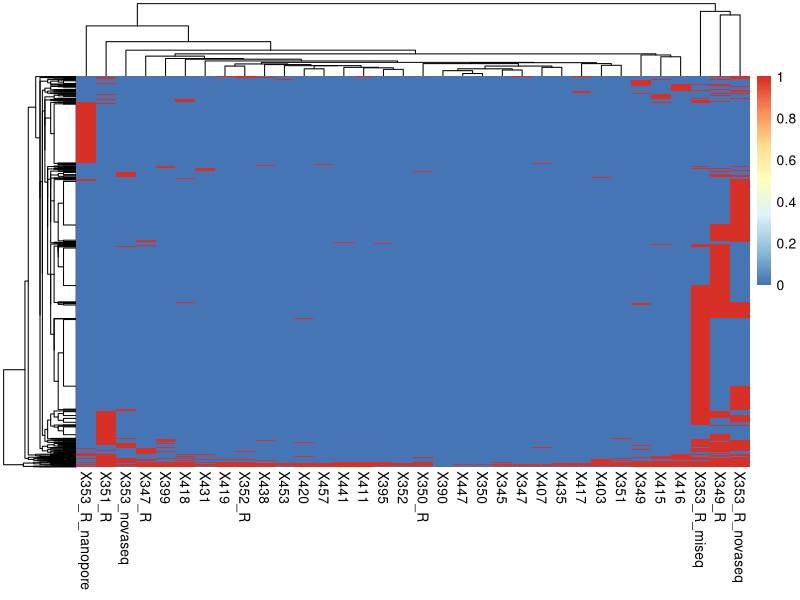
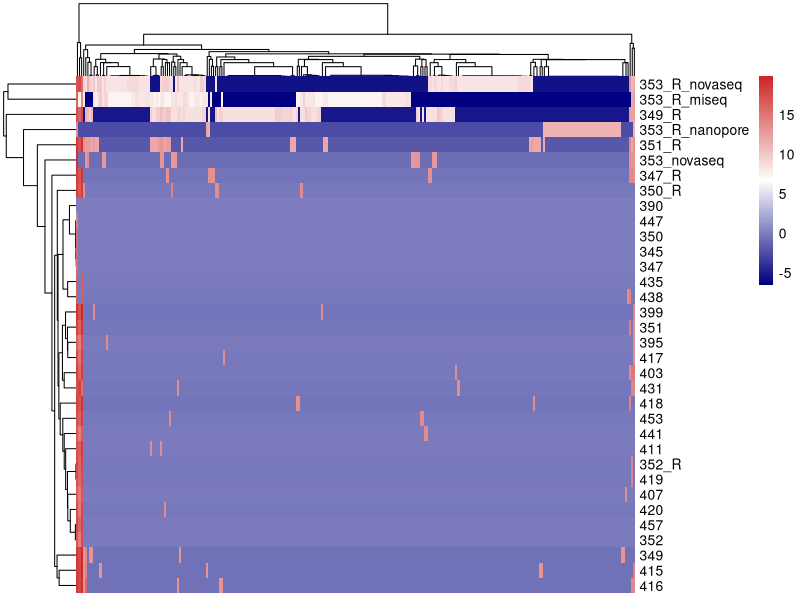
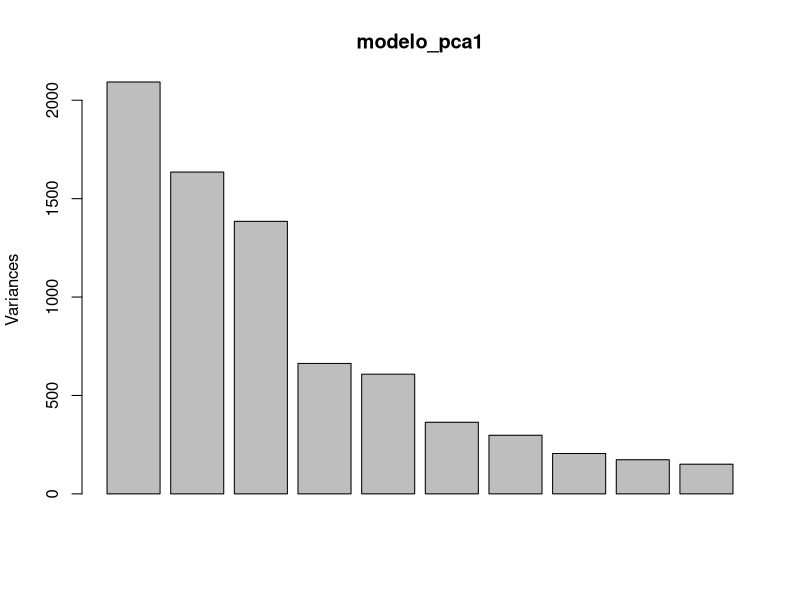
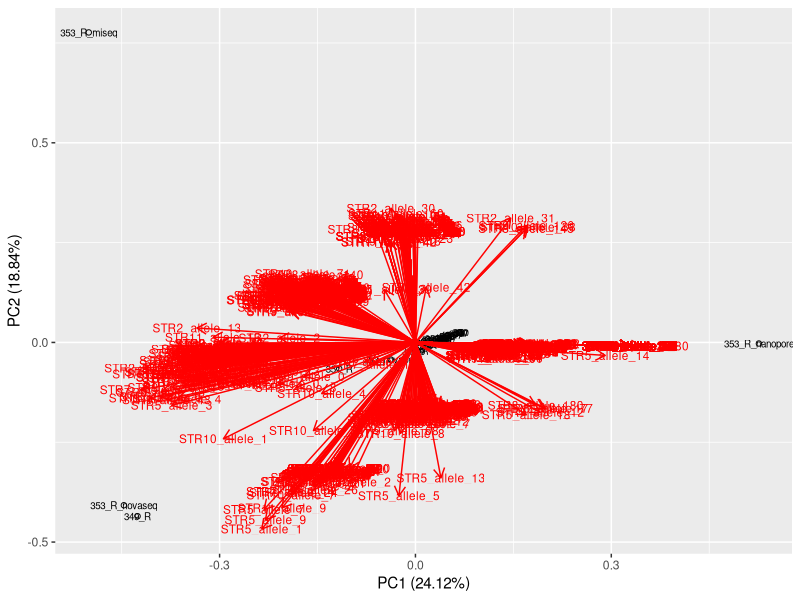
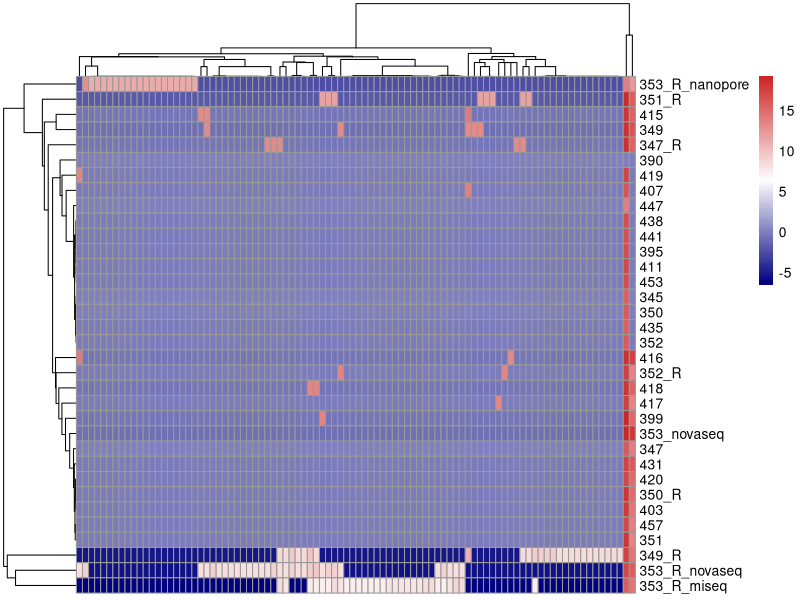
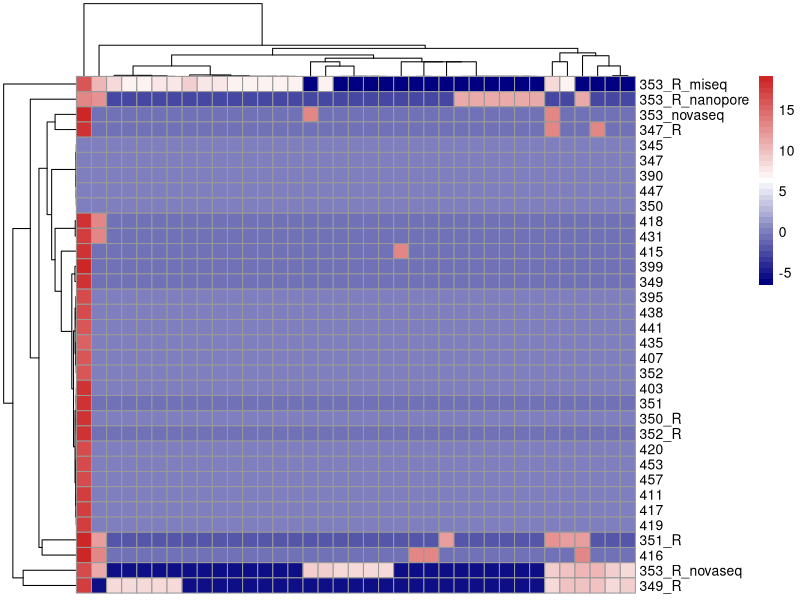
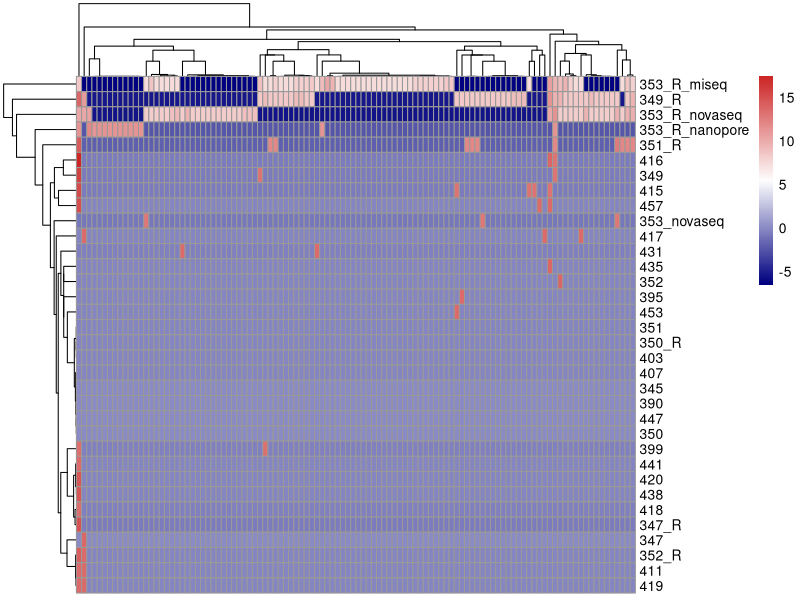
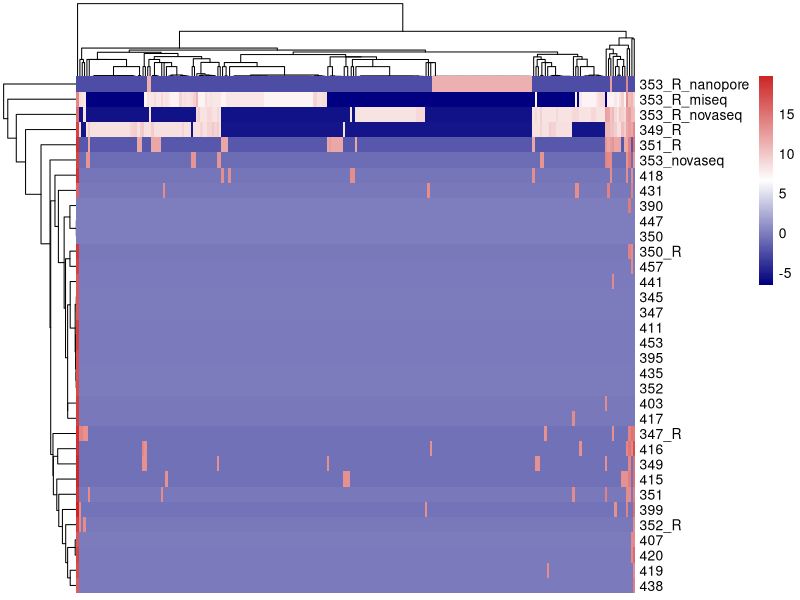

These charts were generated, in order, by the following R code: (Note: this script raises an error after producing the figures.)
#!/usr/bin/env Rscript

# library -------

library(plyr, quietly = TRUE, warn.conflicts = FALSE)
library(dplyr, quietly = TRUE, warn.conflicts = FALSE)
library(tidyr, quietly = TRUE, warn.conflicts = FALSE)
library(tibble, quietly = TRUE, warn.conflicts = FALSE)
library(readxl, quietly = TRUE, warn.conflicts = FALSE)
library(tibble, quietly = TRUE, warn.conflicts = FALSE)
library(ggplot2, quietly = TRUE, warn.conflicts = FALSE)
library(forcats, quietly = TRUE, warn.conflicts = FALSE)
library(gridExtra, quietly = TRUE, warn.conflicts = FALSE)
library(patchwork, quietly = TRUE, warn.conflicts = FALSE)
library(reshape2, quietly = TRUE, warn.conflicts = FALSE)
library(ggfortify, quietly = TRUE, warn.conflicts = FALSE)
library(pheatmap, quietly = TRUE, warn.conflicts = FALSE)
library(viridis, quietly = TRUE, warn.conflicts = FALSE)

# utilidades
# indx <- sapply(numeric_datos, is.factor)
# numeric_datos[indx] <- lapply(numeric_datos[indx], function(x) as.numeric(as.character(x)))

# data 01
mfalleles <- read.csv2("bin/01-most_frequent_alleles_seqs.tsv", sep = "\t", header = T)
long_mfalleles <- melt(mfalleles, id.var = c("X"))
colnames(long_mfalleles) <- c("samples", "STR", "Alelles")

# calculo del 80%
table_percNone<- function(in_str){
    matrix_value<- matrix(0, nrow = 10, ncol = 2)
    id_str <- unique(as.character(in_str))
    for (i in 1:length(id_str)){
        df_tmp<- long_mfalleles[long_mfalleles$STR == id_str[i] & long_mfalleles$Alelles == "None", ]
        if(identical(df_tmp$sample, character(0))){
            matrix_value[i,1]<- id_str[i]
            matrix_value[i,2]<- 0
        } else {
            matrix_value[i,1]<- id_str[i]
            matrix_value[i,2]<- round(as.numeric(dim(df_tmp)[1]) / 34, 2)
        }
    }

    df_valores_none<- data.frame(
        STR = as.character(matrix_value[,1]),
        PerNone = as.numeric(matrix_value[,2]))
    return(df_valores_none)

}

table_percNone(long_mfalleles$STR)
# Eliminamos el STR3, STR1, STR4

# Presence ausence data
paalelles <- read.csv2("bin/03-all_alleles_presence.tsv", sep = "\t", header = T)

# matrix con los valores de muestras vs STR_alelos
muestras <- as.character(paalelles[, 1])
matrix_pa <- as.matrix(paalelles[, -1])

# heatmap presencia vs ausencia
pheatmap(matrix_pa)

# CLR data
supportclr <- read.csv2("bin/06-all_alleles_supporting_reads_CLR.tsv", sep = "\t", header = T)
muestras <- as.character(supportclr[, 1])
matrix_sp <- supportclr[, -1]

indx <- sapply(matrix_sp, is.character)
matrix_sp[indx] <- lapply(matrix_sp[indx], function(x) as.numeric(x))
row.names(matrix_sp) <- muestras

# realizamos un heatmap por cada STR
long_sp <- melt(supportclr, id.var = c("X"))
colnames(long_sp) <- c("samples", "STR", "CLR")
data_sep_sp <- long_sp %>% separate(STR, c("STR", "alelle", "id"), sep = "_")
df_sep_sp <- data.frame(
    sample = data_sep_sp[, 1],
    STR_alelles = long_sp$STR,
    STR = data_sep_sp$STR,
    CLR = data_sep_sp$CLR
)

# negative
`%notin%` <- Negate(`%in%`)

# Filtrar por los STR mayores del 80% de None
str_mayor80<- c("STR3", "STR1", "STR4")
df_sep_sp_filter<- df_sep_sp[df_sep_sp$STR %notin% str_mayor80,]

id_str <- unique(df_sep_sp_filter$STR)
for (i in 1:length(id_str)) {
    tmp_df <- df_sep_sp[df_sep_sp_filter$STR == id_str[i], ]
    alelos_tmp <- as.character(unique(tmp_df$STR_alelles))
    color_tmp <- colorRampPalette(c("navy", "white", "firebrick3"))(length(alelos_tmp))
    tmp_df_wide <- data.frame(pivot_wider(tmp_df, names_from = "STR_alelles", values_from = "CLR", id_cols = "sample"))
    tmp_matrix <- tmp_df_wide[, -1]
    rownames(tmp_matrix) <- muestras
    indx <- sapply(tmp_matrix, is.character) # transform to numeric
    tmp_matrix[indx] <- lapply(tmp_matrix[indx], function(x) as.numeric(x))
    nombre_str <- as.character(id_str[i])
    ruta <- paste0("/home/alberto.lema/Documents/Desarrollo/Monkey-Pox-analysis/plots/", nombre_str, ".png")
    # heatmap by STR
    png(file = ruta, width = 600, height = 350)
    pheatmap(tmp_matrix, show_rownames = T, show_colnames = F, color = color_tmp)
    dev.off()
}

# prueba con STR11

df_str11 <- df_sep_sp[df_sep_sp$STR == "STR11", ]
alelos_str11 <- as.character(unique(df_str11$STR_alelles))
color_str11 <- colorRampPalette(c("navy", "white", "firebrick3"))(length(alelos_str11))

png(file = "/home/alberto.lema/Documents/Desarrollo/Monkey-Pox-analysis/plots/STR11.png", width = 600, height = 350)
pheatmap(tmp_matrix, show_rownames = T, show_colnames = F, color = color_str11)
dev.off()

# PCA
modelo_pca1 <- prcomp(matrix_sp, scale = FALSE)
plot(modelo_pca1)
summary(modelo_pca1)

# Plot PCA

autoplot(modelo_pca1, loadings.label = TRUE, loadings.label.size = 3, loadings = TRUE, shape = T, label = T, label.size = 2.5)
ggsave("plots/pca_str_samples.png", width = 18, height = 18, dpi = 300, units = c("cm"))

# Fitting Hierarchical clustering Model
# to training dataset
set.seed(240)
hier_cl <- hclust(matrix_sp, method = "average")

# Plotting dendrogram
png(file = "C:/Users/alber/Desktop/Desarrollo/Monkey-Pox-STR/plots/hierclust.png", width = 600, height = 350)
plot(hier_cl)
dev.off()

########################################################################################################################################################################
########################################################################################################################################################################
########################################################################################################################################################################


# tengo que cambiar la tabla a long y despues otra vez a wide

df_melt <- melt(datos, id.var = c("X"))
df_melt$value <- as.numeric(as.factor(df_melt$value))

df_wide <- pivot_wider(df_melt, names_from = "variable", values_from = "value", id_cols = "X")

# Intento de PCA

df_wide <- data.frame(df_wide)

matrix_table <- as.matrix(df_wide[, -1])
row.names(matrix_table) <- as.character(df_wide[, 1])

modelo_pca1 <- prcomp(matrix_table, scale = FALSE)
plot(modelo_pca1)
summary(modelo_pca1)

# Plot PCA

autoplot(modelo_pca1, data = ndatos, loadings.label = TRUE, loadings.label.size = 3, loadings = TRUE, shape = T, label = T, label.size = 2.5)
ggsave("plots/pca_str_samples.png", width = 18, height = 18, dpi = 300, units = c("cm"))

# heatmap

heatmap(matrix_table)

# intento de hierathical clustering

# dataset

matrix_table <- as.matrix(df_wide[, -1])
row.names(matrix_table) <- as.character(df_wide[, 1])

# Finding distance matrix
distance_mat <- dist(matrix_table, method = "euclidean")

# Fitting Hierarchical clustering Model
# to training dataset
set.seed(240)
hier_cl <- hclust(distance_mat, method = "average")
hier_cl

# Plotting dendrogram
plot(hier_cl)

# plot heatmap
png(file = "/home/alberto.lema/Documents/Desarrollo/Monkey-Pox-analysis/plots/eeeheatmap.png", width = 600, height = 350)
pheatmap(matrix_table, cluster_rows = T, cluster_cols = T)
dev.off()
